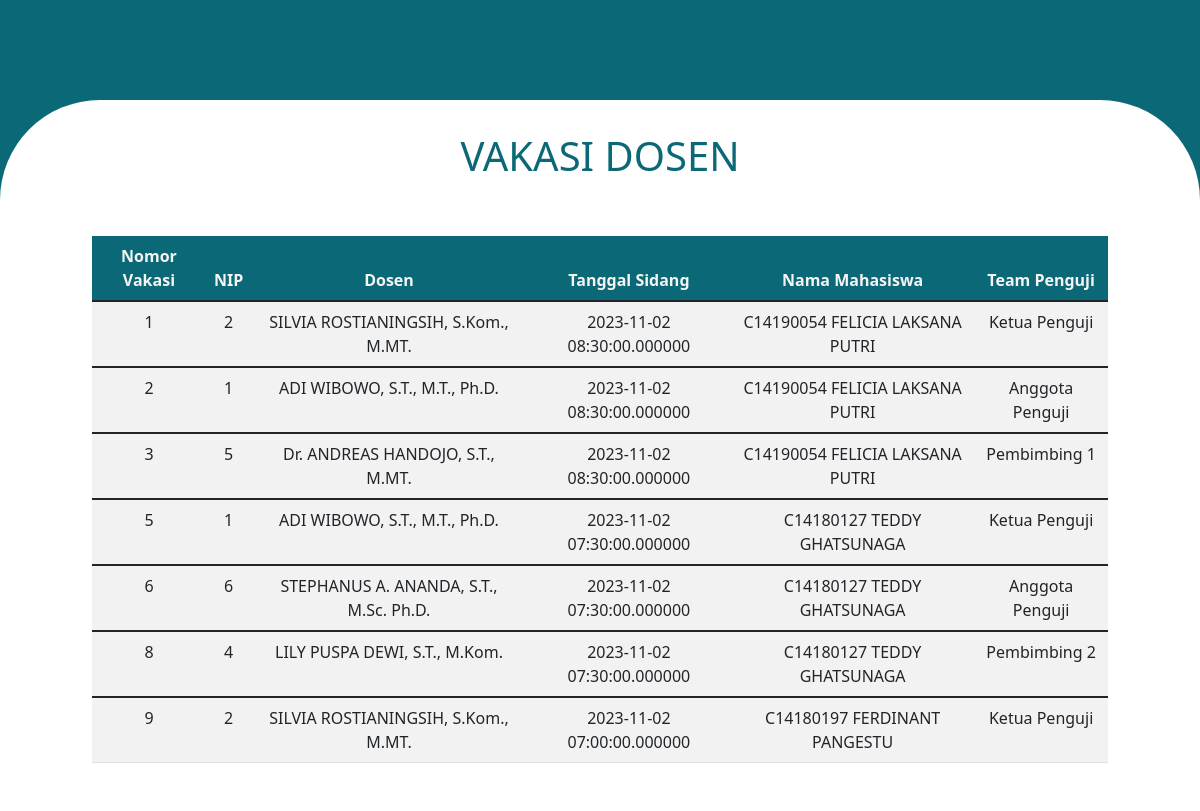
The app's page /vakasi.php with its own data.
### tables this page shows
CREATE TABLE `vakasi` (
  `nomor_vakasi` int(10) NOT NULL,
  `nip` int(10) NOT NULL,
  `dosen` varchar(100) NOT NULL,
  `tanggal_sidang` datetime(6) NOT NULL,
  `nama_mhs` varchar(100) NOT NULL,
  `anggota_penguji` varchar(100) NOT NULL
);

### vakasi.php (the view, shortened to what this page needs)
<?php
include 'config.php';
$sql = "SELECT * FROM vakasi";
$result = mysqli_query($conn, $sql);
?>
<!DOCTYPE html>
<html lang="en">
<head>
    <link href="https://cdn.jsdelivr.net/npm/bootstrap@5.1.3/dist/css/bootstrap.min.css" rel="stylesheet">
</head>
<body style="background-color: #0B6977;">
        <div id="rectangle">
            <div class="container">
                <div class="row">
                    <div class="col-lg-12">
                        <h1 style="text-align: center; color: #0B6977" class="text-uppercase">vakasi dosen</h1>
                    </div>
                    <div class="col-lg-12 mt-5">
                        <table class="mx-auto table table-striped">
                            <thead style="background-color:#0B6977; color: whitesmoke; text-align: center;">
                                <tr>
                                    <th>Nomor Vakasi</th>
                                    <th>NIP</th>
                                    <th>Dosen</th>
                                    <th>Tanggal Sidang</th>
                                    <th>Nama Mahasiswa</th>
                                    <th>Team Penguji</th>
                                </tr>
                            </thead>
                            <?php if (mysqli_num_rows($result) > 0): ?>
                                <?php while ($row = mysqli_fetch_assoc($result)): ?>
                                <tbody style="text-align: center;">
                                    <tr>
                                        <td><?php echo $row['nomor_vakasi']; ?></td>
                                        <td><?php echo $row['nip']; ?></td>
                                        <td><?php echo $row['dosen']; ?></td>
                                        <td><?php echo $row['tanggal_sidang']; ?></td>
                                        <td><?php echo $row['nama_mhs']; ?></td>
                                        <td><?php echo $row['anggota_penguji']; ?></td>
                                    </tr>
                                </tbody>
                                <?php endwhile ?>
                            <?php endif ?>
                        </table>
                    </div>
                </div>
            </div>
        </div>
</body>
</html>

### vakasi.php (style rules this page uses)
#rectangle { width: 100%; height: 100%; flex-shrink: 0; border-radius: 6.25rem 6.25rem 0rem 0rem; background: white; margin-top:100px; margin-bottom: 0px; padding-left: 5rem; padding-right: 5rem; padding-top: 2rem; padding-bottom: 2rem; }

### records on screen
vakasi: nomor_vakasi "1", nip "2", dosen "SILVIA ROSTIANINGSIH, S.Kom., M.MT.", tanggal_sidang "2023-11-02 08:30:00.000000", nama_mhs "C14190054 FELICIA LAKSANA PUTRI", anggota_penguji "Ketua Penguji"
vakasi: nomor_vakasi "2", nip "1", dosen "ADI WIBOWO, S.T., M.T., Ph.D.", tanggal_sidang "2023-11-02 08:30:00.000000", nama_mhs "C14190054 FELICIA LAKSANA PUTRI", anggota_penguji "Anggota Penguji"
vakasi: nomor_vakasi "3", nip "5", dosen "Dr. ANDREAS HANDOJO, S.T., M.MT.", tanggal_sidang "2023-11-02 08:30:00.000000", nama_mhs "C14190054 FELICIA LAKSANA PUTRI", anggota_penguji "Pembimbing 1"
vakasi: nomor_vakasi "5", nip "1", dosen "ADI WIBOWO, S.T., M.T., Ph.D.", tanggal_sidang "2023-11-02 07:30:00.000000", nama_mhs "C14180127 TEDDY GHATSUNAGA", anggota_penguji "Ketua Penguji"
vakasi: nomor_vakasi "6", nip "6", dosen "STEPHANUS A. ANANDA, S.T., M.Sc. Ph.D.", tanggal_sidang "2023-11-02 07:30:00.000000", nama_mhs "C14180127 TEDDY GHATSUNAGA", anggota_penguji "Anggota Penguji"
vakasi: nomor_vakasi "8", nip "4", dosen "LILY PUSPA DEWI, S.T., M.Kom.", tanggal_sidang "2023-11-02 07:30:00.000000", nama_mhs "C14180127 TEDDY GHATSUNAGA", anggota_penguji "Pembimbing 2"
vakasi: nomor_vakasi "9", nip "2", dosen "SILVIA ROSTIANINGSIH, S.Kom., M.MT.", tanggal_sidang "2023-11-02 07:00:00.000000", nama_mhs "C14180197 FERDINANT PANGESTU", anggota_penguji "Ketua Penguji"
